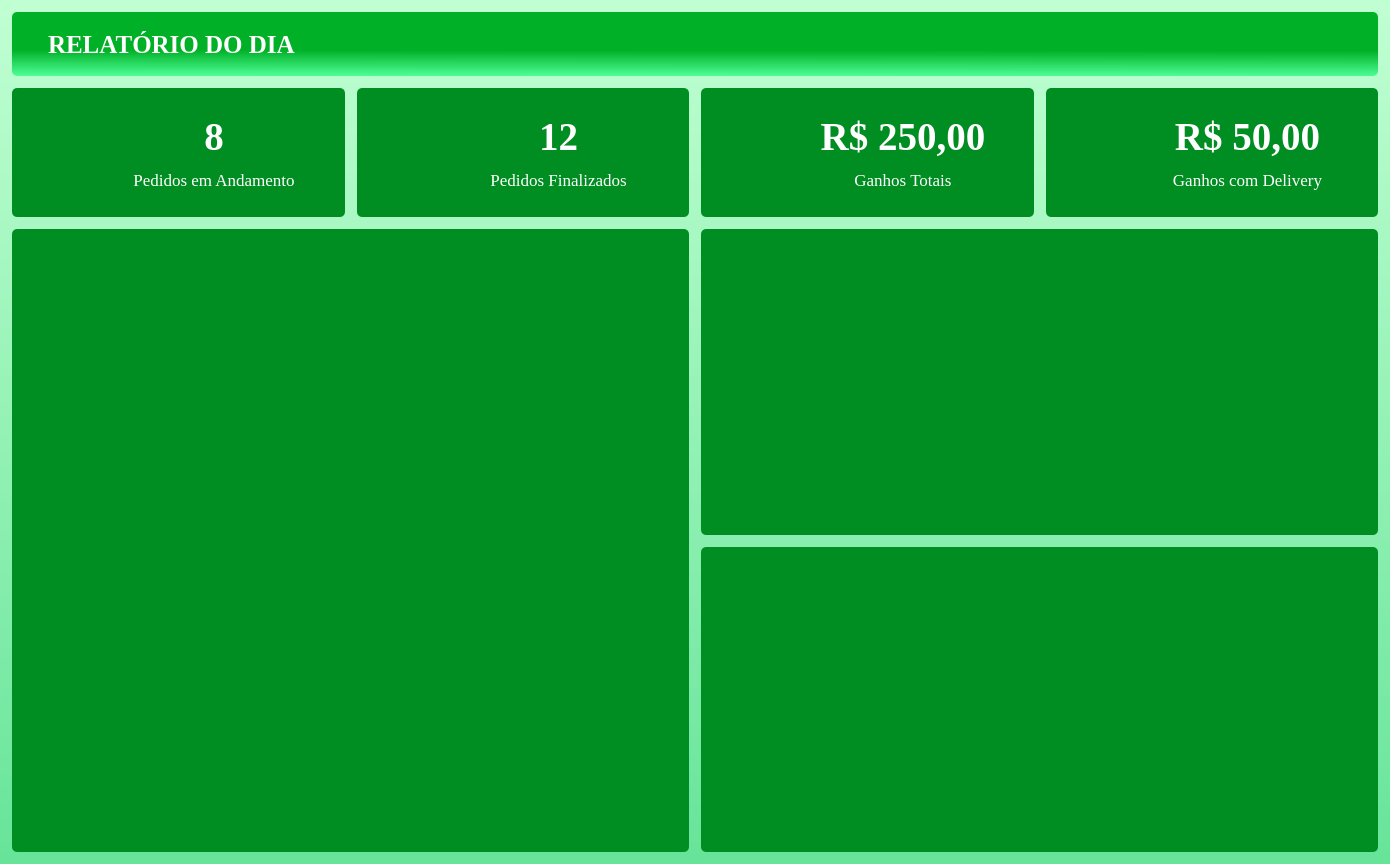
<?xml version="1.0" encoding="UTF-8"?>
<ui version="4.0">
 <class>MainWindow</class>
 <widget class="QMainWindow" name="MainWindow">
  <property name="geometry">
   <rect>
    <x>0</x>
    <y>0</y>
    <width>1390</width>
    <height>864</height>
   </rect>
  </property>
  <property name="windowTitle">
   <string>MainWindow</string>
  </property>
  <property name="styleSheet">
   <string notr="true">QFrame {
	background-color: rgb(0, 141, 33);
	border-radius: 5px;
	color: rgb(255,255, 255);
	margin: 3px;
	padding-top:15

}

QLabel{
background-color: rgb(0, 141, 33);
border:0px;
padding:0
}</string>
  </property>
  <widget class="QWidget" name="centralwidget">
   <property name="styleSheet">
    <string notr="true">QWidget#centralwidget{
background-color: qlineargradient(spread:pad, x1:0.493, y1:0, x2:0.498, y2:1, stop:0 rgba(192, 255, 210, 255), stop:1 rgba(103, 228, 153, 255));
}</string>
   </property>
   <layout class="QVBoxLayout" name="verticalLayout">
    <item>
     <layout class="QGridLayout" name="gridLayout">
      <item row="2" column="2" colspan="2">
       <widget class="QFrame" name="frame_3">
        <property name="frameShape">
         <enum>QFrame::StyledPanel</enum>
        </property>
        <property name="frameShadow">
         <enum>QFrame::Raised</enum>
        </property>
       </widget>
      </item>
      <item row="1" column="0">
       <widget class="QFrame" name="frame">
        <property name="maximumSize">
         <size>
          <width>16777215</width>
          <height>135</height>
         </size>
        </property>
        <property name="frameShape">
         <enum>QFrame::StyledPanel</enum>
        </property>
        <property name="frameShadow">
         <enum>QFrame::Raised</enum>
        </property>
        <layout class="QGridLayout" name="gridLayout_2">
         <item row="1" column="1">
          <widget class="QLabel" name="label">
           <property name="font">
            <font>
             <family>Times New Roman</family>
             <pointsize>13</pointsize>
             <weight>50</weight>
             <bold>false</bold>
            </font>
           </property>
           <property name="styleSheet">
            <string notr="true">padding-bottom:15px</string>
           </property>
           <property name="text">
            <string>Pedidos em Andamento</string>
           </property>
           <property name="alignment">
            <set>Qt::AlignCenter</set>
           </property>
          </widget>
         </item>
         <item row="0" column="1">
          <widget class="QLabel" name="label_2">
           <property name="font">
            <font>
             <family>Times New Roman</family>
             <pointsize>29</pointsize>
             <weight>75</weight>
             <bold>true</bold>
            </font>
           </property>
           <property name="styleSheet">
            <string notr="true"/>
           </property>
           <property name="text">
            <string>8</string>
           </property>
           <property name="alignment">
            <set>Qt::AlignCenter</set>
           </property>
          </widget>
         </item>
         <item row="0" column="0" rowspan="2">
          <widget class="QLabel" name="label_3">
           <property name="minimumSize">
            <size>
             <width>65</width>
             <height>65</height>
            </size>
           </property>
           <property name="maximumSize">
            <size>
             <width>65</width>
             <height>65</height>
            </size>
           </property>
           <property name="styleSheet">
            <string notr="true">border-image: url(:/images/images/emAberto.png);
border-radius:0px</string>
           </property>
           <property name="text">
            <string/>
           </property>
          </widget>
         </item>
        </layout>
       </widget>
      </item>
      <item row="1" column="1">
       <widget class="QFrame" name="frame_5">
        <property name="maximumSize">
         <size>
          <width>16777215</width>
          <height>135</height>
         </size>
        </property>
        <property name="frameShape">
         <enum>QFrame::StyledPanel</enum>
        </property>
        <property name="frameShadow">
         <enum>QFrame::Raised</enum>
        </property>
        <layout class="QGridLayout" name="gridLayout_3">
         <item row="0" column="1">
          <widget class="QLabel" name="label_5">
           <property name="font">
            <font>
             <family>Times New Roman</family>
             <pointsize>29</pointsize>
             <weight>75</weight>
             <bold>true</bold>
            </font>
           </property>
           <property name="styleSheet">
            <string notr="true"/>
           </property>
           <property name="text">
            <string>12</string>
           </property>
           <property name="alignment">
            <set>Qt::AlignCenter</set>
           </property>
          </widget>
         </item>
         <item row="1" column="1">
          <widget class="QLabel" name="label_4">
           <property name="font">
            <font>
             <family>Times New Roman</family>
             <pointsize>13</pointsize>
             <weight>50</weight>
             <bold>false</bold>
            </font>
           </property>
           <property name="styleSheet">
            <string notr="true">padding-bottom:15px</string>
           </property>
           <property name="text">
            <string>Pedidos Finalizados</string>
           </property>
           <property name="alignment">
            <set>Qt::AlignCenter</set>
           </property>
          </widget>
         </item>
         <item row="0" column="0" rowspan="2">
          <widget class="QLabel" name="label_6">
           <property name="minimumSize">
            <size>
             <width>65</width>
             <height>65</height>
            </size>
           </property>
           <property name="maximumSize">
            <size>
             <width>65</width>
             <height>65</height>
            </size>
           </property>
           <property name="styleSheet">
            <string notr="true">border-image: url(:/images/images/finalizados.png);
border-radius:0px</string>
           </property>
           <property name="text">
            <string/>
           </property>
          </widget>
         </item>
        </layout>
       </widget>
      </item>
      <item row="1" column="3">
       <widget class="QFrame" name="frame_6">
        <property name="maximumSize">
         <size>
          <width>16777215</width>
          <height>135</height>
         </size>
        </property>
        <property name="frameShape">
         <enum>QFrame::StyledPanel</enum>
        </property>
        <property name="frameShadow">
         <enum>QFrame::Raised</enum>
        </property>
        <layout class="QGridLayout" name="gridLayout_5">
         <item row="0" column="1">
          <widget class="QLabel" name="label_11">
           <property name="font">
            <font>
             <family>Times New Roman</family>
             <pointsize>29</pointsize>
             <weight>75</weight>
             <bold>true</bold>
            </font>
           </property>
           <property name="styleSheet">
            <string notr="true"/>
           </property>
           <property name="text">
            <string>R$ 50,00</string>
           </property>
           <property name="alignment">
            <set>Qt::AlignCenter</set>
           </property>
          </widget>
         </item>
         <item row="1" column="1">
          <widget class="QLabel" name="label_12">
           <property name="font">
            <font>
             <family>Times New Roman</family>
             <pointsize>13</pointsize>
             <weight>50</weight>
             <bold>false</bold>
            </font>
           </property>
           <property name="styleSheet">
            <string notr="true">padding-bottom:15px</string>
           </property>
           <property name="text">
            <string>Ganhos com Delivery</string>
           </property>
           <property name="alignment">
            <set>Qt::AlignCenter</set>
           </property>
          </widget>
         </item>
         <item row="0" column="0" rowspan="2">
          <widget class="QLabel" name="label_13">
           <property name="minimumSize">
            <size>
             <width>65</width>
             <height>65</height>
            </size>
           </property>
           <property name="maximumSize">
            <size>
             <width>65</width>
             <height>65</height>
            </size>
           </property>
           <property name="styleSheet">
            <string notr="true">border-image: url(:/images/images/delivery.png);</string>
           </property>
           <property name="text">
            <string/>
           </property>
          </widget>
         </item>
        </layout>
       </widget>
      </item>
      <item row="0" column="0" colspan="4">
       <widget class="QLabel" name="label_7">
        <property name="maximumSize">
         <size>
          <width>16777215</width>
          <height>70</height>
         </size>
        </property>
        <property name="font">
         <font>
          <family>Times New Roman</family>
          <pointsize>19</pointsize>
          <weight>75</weight>
          <bold>true</bold>
         </font>
        </property>
        <property name="styleSheet">
         <string notr="true">background-color: qlineargradient(spread:pad, x1:0.50295, y1:0.597, x2:0.497512, y2:1, stop:0 rgba(0, 176, 38, 255), stop:1 rgba(0, 255, 111, 148));
padding-left: 30px</string>
        </property>
        <property name="text">
         <string>RELATÓRIO DO DIA</string>
        </property>
       </widget>
      </item>
      <item row="1" column="2">
       <widget class="QFrame" name="frame_4">
        <property name="maximumSize">
         <size>
          <width>16777215</width>
          <height>135</height>
         </size>
        </property>
        <property name="frameShape">
         <enum>QFrame::StyledPanel</enum>
        </property>
        <property name="frameShadow">
         <enum>QFrame::Raised</enum>
        </property>
        <layout class="QGridLayout" name="gridLayout_4">
         <item row="0" column="2">
          <widget class="QLabel" name="label_8">
           <property name="font">
            <font>
             <family>Times New Roman</family>
             <pointsize>29</pointsize>
             <weight>75</weight>
             <bold>true</bold>
            </font>
           </property>
           <property name="styleSheet">
            <string notr="true"/>
           </property>
           <property name="text">
            <string>R$ 250,00</string>
           </property>
           <property name="alignment">
            <set>Qt::AlignCenter</set>
           </property>
          </widget>
         </item>
         <item row="1" column="2">
          <widget class="QLabel" name="label_9">
           <property name="font">
            <font>
             <family>Times New Roman</family>
             <pointsize>13</pointsize>
             <weight>50</weight>
             <bold>false</bold>
            </font>
           </property>
           <property name="styleSheet">
            <string notr="true">padding-bottom:15px</string>
           </property>
           <property name="text">
            <string>Ganhos Totais</string>
           </property>
           <property name="alignment">
            <set>Qt::AlignCenter</set>
           </property>
          </widget>
         </item>
         <item row="0" column="1" rowspan="2">
          <widget class="QLabel" name="label_10">
           <property name="minimumSize">
            <size>
             <width>65</width>
             <height>65</height>
            </size>
           </property>
           <property name="maximumSize">
            <size>
             <width>65</width>
             <height>65</height>
            </size>
           </property>
           <property name="styleSheet">
            <string notr="true">border-image: url(:/images/images/money.png);</string>
           </property>
           <property name="text">
            <string/>
           </property>
          </widget>
         </item>
        </layout>
       </widget>
      </item>
      <item row="3" column="2" colspan="2">
       <widget class="QFrame" name="frame_7">
        <property name="frameShape">
         <enum>QFrame::StyledPanel</enum>
        </property>
        <property name="frameShadow">
         <enum>QFrame::Raised</enum>
        </property>
       </widget>
      </item>
      <item row="2" column="0" rowspan="2" colspan="2">
       <widget class="QFrame" name="frame_2">
        <property name="frameShape">
         <enum>QFrame::StyledPanel</enum>
        </property>
        <property name="frameShadow">
         <enum>QFrame::Raised</enum>
        </property>
       </widget>
      </item>
     </layout>
    </item>
   </layout>
  </widget>
 </widget>
 <resources>
  <include location="imagens.qrc"/>
 </resources>
 <connections/>
</ui>
